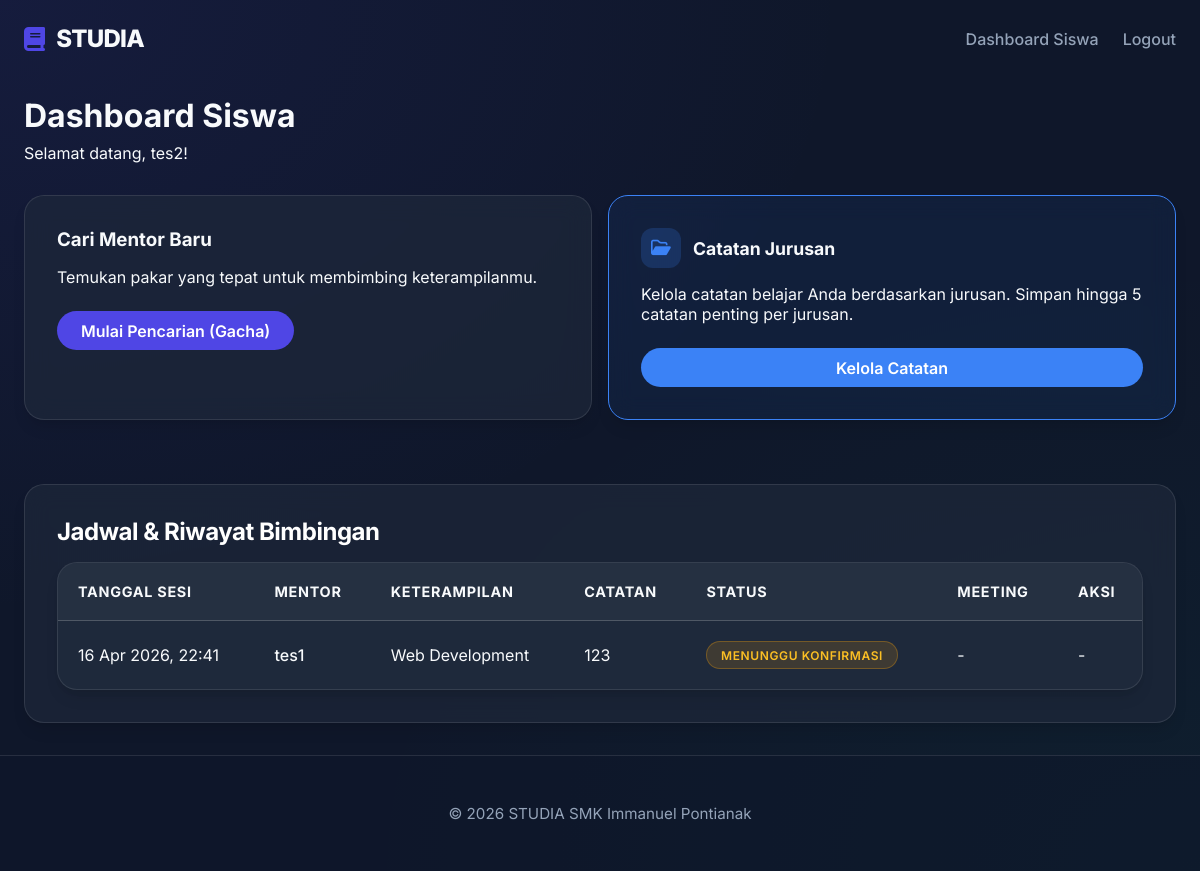
The page /student (signed in) on the database its author committed.
### tables this page shows
CREATE TABLE `student_profiles` (
  `id` int NOT NULL,
  `user_id` int NOT NULL,
  `full_name` varchar(100) NOT NULL,
  `email` varchar(100) DEFAULT NULL,
  `phone` varchar(20) DEFAULT NULL,
  `address` text,
  `interest` text
);

CREATE TABLE `sessions` (
  `id` int NOT NULL,
  `student_id` int NOT NULL,
  `mentor_id` int NOT NULL,
  `skill_id` int NOT NULL,
  `session_date` datetime NOT NULL,
  `status` enum('pending','confirmed','rejected','completed') NOT NULL DEFAULT 'pending',
  `notes` text,
  `meeting_link` varchar(255) DEFAULT NULL
);

CREATE TABLE `mentor_profiles` (
  `id` int NOT NULL,
  `user_id` int NOT NULL,
  `skill_id` int NOT NULL,
  `full_name` varchar(100) NOT NULL,
  `email` varchar(100) DEFAULT NULL,
  `phone` varchar(20) DEFAULT NULL,
  `address` text,
  `experience` text,
  `status` enum('pending','approved','rejected') NOT NULL DEFAULT 'pending',
  `feedback` text
);

CREATE TABLE `skills` (
  `id` int NOT NULL,
  `name` varchar(100) NOT NULL,
  `description` text
);

### app/core/Controller.php (called while the page is built, shortened)
<?php
class Controller
{
    public function view($view, $data = [])
    {
        $data['csrf_token'] = $_SESSION['csrf_token'];
        require_once '../app/views/' . $view . '.php';
    }
    public function render($view, $data = [])
    {
        $this->view($view, $data);
    }
    public function model($model)
    {
        return new $model;
    }
}

### app/controllers/Student.php (called while the page is built, shortened)
<?php
class Student extends Controller
{
    public function index()
    {
        $uid = $_SESSION['user']['id'];
        $this->render('student/index', [
            'judul' => 'Dashboard Siswa',
            'profile' => $this->model('Student_model')->getStudentProfile($uid),
            'sessions' => $this->model('Student_model')->getStudentSessions($uid),
        ]);
    }
}

### app/core/App.php (called while the page is built, shortened)
<?php
class App {
    protected $method = 'index';
    protected $params = [];
    public function __construct()
    {
        $url = $this->parseURL();
        if( isset($url[0]) && file_exists('../app/controllers/' . ucfirst($url[0]) . '.php') ) {
            $this->controller = ucfirst($url[0]);
        }
        $this->controller = new $this->controller;
        call_user_func_array([$this->controller, $this->method], $this->params);
    }
    public function parseURL()
    {
        $url = "";
        if( isset($_GET['url']) ) {
            $url = $_GET['url'];
        }
        if ($url) {
            $url = ltrim($url, '/');
            $url = rtrim($url, '/');
            $url = filter_var($url, FILTER_SANITIZE_URL);
            $url = explode('/', $url);
            return $url;
        }
        return [];
    }
}

### public/index.php (called while the page is built, shortened)
<?php
$app = new App();

### app/core/Database.php (called while the page is built, shortened)
<?php
class Database
{
    private $dbh;
    private $stmt;
    public function __construct()
    {
        $dsn = 'mysql:host=' . DB_HOST . ';dbname=' . DB_NAME . ';charset=utf8mb4';
        try {
            $this->dbh = new PDO($dsn, DB_USER, DB_PASS, [
                PDO::ATTR_PERSISTENT => true,
                PDO::ATTR_ERRMODE => PDO::ERRMODE_EXCEPTION,
                PDO::ATTR_DEFAULT_FETCH_MODE => PDO::FETCH_ASSOC,
            ]);
        } catch (PDOException $e) {
            die($e->getMessage());
        }
    }
    public function query($sql)
    {
        $this->stmt = $this->dbh->prepare($sql);
    }
    public function bind($param, $value, $type = null)
    {
        if ($type === null) {
            $type = match (true) {
                is_int($value) => PDO::PARAM_INT,
                is_bool($value) => PDO::PARAM_BOOL,
                is_null($value) => PDO::PARAM_NULL,
                default => PDO::PARAM_STR,
            };
        }
        $this->stmt->bindValue($param, $value, $type);
    }
    public function execute()
    {
        $this->stmt->execute();
    }
    public function resultSet()
    {
        $this->execute();
        return $this->stmt->fetchAll();
    }
    public function single()
    {
        $this->execute();
        return $this->stmt->fetch();
    }
    public function run($sql, array $params = [])
    {
        $this->query($sql);
        foreach ($params as $key => $val) {
            $this->bind($key, $val);
        }
        return $this;
    }
}

### app/models/Student_model.php (called while the page is built, shortened)
<?php
class Student_model {
    private $db;
    public function __construct()
    {
        $this->db = new Database;
    }
    public function getStudentProfile($user_id)
    {
        return $this->db->run(
            "SELECT * FROM student_profiles WHERE user_id = :user_id",
            ['user_id' => $user_id]
        )->single();
    }
    public function getStudentSessions($student_id)
    {
        return $this->db->run(
            "SELECT s.*, m.full_name AS mentor_name, sk.name AS skill_name
             FROM sessions s
             JOIN mentor_profiles m ON s.mentor_id = m.user_id
             JOIN skills sk         ON s.skill_id  = sk.id
             WHERE s.student_id = :student_id
             ORDER BY s.session_date DESC",
            ['student_id' => $student_id]
        )->resultSet();
    }
}

### app/views/student/index.php (the view, shortened to what this page needs)
<div class="container">
    <div style="margin-bottom: 2rem;">
        <h1 style="font-size: 2rem; margin-bottom: 0.5rem;">Dashboard Siswa</h1>
        <p class="text-muted">Selamat datang, <?= htmlspecialchars($data['profile']['full_name']); ?>!</p>
    </div>
    <div style="display: grid; grid-template-columns: minmax(0, 1fr); gap: 2rem;">
        <div style="display: flex; gap: 1rem; flex-wrap: wrap;">
            <?php if(empty($data['profile']['interest'])): ?>
                <div class="glass-card" style="flex: 1; min-width: min(100%, 320px); text-align: center; background: rgba(79, 70, 229, 0.1); border-color: var(--primary-color);">
                    <h3 style="margin-bottom: 1rem;">Mulai Perjalanan Belajar</h3>
                    <p class="text-muted" style="margin-bottom: 1.5rem;">Ikuti kuesioner singkat untuk rekomendasi keterampilan yang cocok.</p>
                    <a href="<?= BASEURL; ?>/student/questionnaire" class="btn-primary" style="display: inline-block;">Ikuti Kuesioner</a>
                </div>
            <?php else: ?>
                <div class="glass-card" style="flex: 1; min-width: min(100%, 320px);">
                    <h3 style="margin-bottom: 1rem;">Cari Mentor Baru</h3>
                    <p class="text-muted" style="margin-bottom: 1.5rem;">Temukan pakar yang tepat untuk membimbing keterampilanmu.</p>
                    <a href="<?= BASEURL; ?>/student/select_skill" class="btn-primary" style="display: inline-block;">Mulai Pencarian (Gacha)</a>
                </div>
            <?php endif; ?>
            <div class="glass-card" style="flex: 1; min-width: min(100%, 320px); background: rgba(59, 130, 246, 0.08); border-color: #3b82f6; display: flex; flex-direction: column;">
                <div style="display: flex; align-items: center; gap: 0.75rem; margin-bottom: 1rem;">
                    <div style="width: 2.5rem; height: 2.5rem; background: rgba(59, 130, 246, 0.2); border-radius: 0.75rem; display: flex; align-items: center; justify-content: center; color: #3b82f6; font-size: 1.1rem;">
                        <i class="fa-regular fa-folder-open"></i>
                    </div>
                    <h3 style="font-size: 1.1rem; margin: 0;">Catatan Jurusan</h3>
                </div>
                <p class="text-muted" style="margin-bottom: 1.5rem; flex: 1;">Kelola catatan belajar Anda berdasarkan jurusan. Simpan hingga 5 catatan penting per jurusan.</p>
                <a href="<?= BASEURL; ?>/student/skill_exchange" class="btn-primary" style="display: inline-block; text-align: center; background: #3b82f6; border-color: #3b82f6;">Kelola Catatan</a>
            </div>
        </div>
        <div class="glass-card" style="min-width: 0; max-width: 100%;">
            <h2 class="card-title" style="text-align: left; font-size: 1.5rem; margin-bottom: 1rem;">Jadwal & Riwayat Bimbingan</h2>
            <?php if(empty($data['sessions'])): ?>
                <p class="text-muted text-center" style="padding: 2rem 0;">Belum ada riwayat bimbingan. Cari mentor terlebih dahulu.</p>
            <?php else: ?>
                <div class="table-container" style="margin-top: 0;">
                    <table>
                        <thead>
                            <tr>
                                <th>Tanggal Sesi</th>
                                <th>Mentor</th>
                                <th>Keterampilan</th>
                                <th>Catatan</th>
                                <th>Status</th>
                                <th>Meeting</th>
                                <th>Aksi</th>
                            </tr>
                        </thead>
                        <tbody>
                            <?php foreach($data['sessions'] as $session): ?>
                            <tr>
                                <td><?= date('d M Y, H:i', strtotime($session['session_date'])); ?></td>
                                <td style="font-weight: 500;"><?= htmlspecialchars($session['mentor_name']); ?></td>
                                <td><?= htmlspecialchars($session['skill_name']); ?></td>
                                <td><?= htmlspecialchars($session['notes']); ?></td>
                                <td>
                                    <?php if($session['status'] == 'pending'): ?>
                                        <span class="badge badge-pending">Menunggu Konfirmasi</span>
                                    <?php elseif($session['status'] == 'confirmed'): ?>
                                        <span class="badge badge-success">Dikonfirmasi</span>
                                    <?php elseif($session['status'] == 'rejected'): ?>
                                        <span class="badge badge-danger">Ditolak</span>
                                    <?php else: ?>
                                        <span class="badge" style="background:#6b7280;">Selesai</span>
                                    <?php endif; ?>
                                </td>
                                <td>
                                    <?php if($session['status'] == 'confirmed' && !empty($session['meeting_link'])): ?>
                                        <a href="<?= htmlspecialchars($session['meeting_link']); ?>" target="_blank" class="text-link"><i class="fa-solid fa-video"></i> Link Zoom</a>
                                    <?php else: ?>
                                        <span class="text-muted">-</span>
                                    <?php endif; ?>
                                </td>
                                <td>
                                    <?php if($session['status'] == 'confirmed' || $session['status'] == 'completed'): ?>
                                        <a href="<?= BASEURL; ?>/student/chat/<?= $session['id']; ?>" class="btn-small btn-secondary"><i class="fa-regular fa-comment-dots"></i> Chat</a>
                                    <?php else: ?>
                                        <span class="text-muted">-</span>
                                    <?php endif; ?>
                                </td>
                            </tr>
                            <?php endforeach; ?>
                        </tbody>
                    </table>
                </div>
            <?php endif; ?>
        </div>
    </div>
</div>

### public/css/style.css (style rules this page uses)
:root { --primary-color: #4f46e5; --primary-hover: #4338ca; --secondary-color: #10b981; --background-dark: #0f172a; --surface-dark: #1e293b; --border-color: rgba(255, 255, 255, 0.1); --text-main: #f8fafc; --text-muted: #94a3b8; --shadow-sm: 0 1px 2px 0 rgba(0, 0, 0, 0.05); --shadow-md: 0 4px 6px -1px rgba(0, 0, 0, 0.1), 0 2px 4px -1px rgba(0, 0, 0, 0.06); --shadow-lg: 0 10px 15px -3px rgba(0, 0, 0, 0.1), 0 4px 6px -2px rgba(0, 0, 0, 0.05); --shadow-xl: 0 20px 25px -5px rgba(0, 0, 0, 0.2), 0 10px 10px -5px rgba(0, 0, 0, 0.1); --transition: all 0.2s cubic-bezier(0.4, 0, 0.2, 1); --glass-bg: rgba(30, 41, 59, 0.7); --glass-border: rgba(255, 255, 255, 0.1); }
* { margin: 0; padding: 0; box-sizing: border-box; font-family: 'Inter', sans-serif; }
body { background-color: var(--background-dark); background-image: radial-gradient(at 0% 0%, rgba(79, 70, 229, 0.1) 0px, transparent 50%), radial-gradient(at 100% 100%, rgba(16, 185, 129, 0.05) 0px, transparent 50%); color: var(--text-main); min-height: 100vh; display: flex; flex-direction: column; overflow-x: hidden; }
.container { width: 100%; max-width: 1200px; margin: 0 auto; padding: 0 1.5rem; }
.btn-primary { background: var(--primary-color); color: white !important; padding: 0.6rem 1.5rem; border-radius: 9999px; font-weight: 600; text-decoration: none; transition: var(--transition); }
.table-container { background: var(--surface-dark); border-radius: 1.25rem; border: 1px solid var(--border-color); overflow: hidden; margin-top: 2rem; box-shadow: var(--shadow-lg); }
table { width: 100%; border-collapse: collapse; }
th, td { padding: 1.25rem; text-align: left; border-bottom: 1px solid var(--border-color); }
th { background: rgba(255, 255, 255, 0.03); font-weight: 700; color: var(--text-main); font-size: 0.9rem; text-transform: uppercase; letter-spacing: 0.05em; }
tr:last-child td { border-bottom: none; }
.glass-card { background: var(--glass-bg); backdrop-filter: blur(12px); -webkit-backdrop-filter: blur(12px); border: 1px solid var(--border-color); border-radius: 1.25rem; padding: 2rem; margin-bottom: 2rem; box-shadow: var(--shadow-lg); }
.card-title { font-size: 1.5rem; font-weight: 700; margin-bottom: 1.5rem; color: white; letter-spacing: -0.02em; }
.badge { padding: 0.35rem 0.85rem; border-radius: 999px; font-size: 0.75rem; font-weight: 600; letter-spacing: 0.05em; text-transform: uppercase; display: inline-block; }
.badge-pending { background: rgba(245, 158, 11, 0.15); color: #fbbf24; border: 1px solid rgba(245, 158, 11, 0.3); }

### rows shown on the page
student_profiles: full_name "tes2"
sessions: session_date "16 Apr 2026, 22:41", mentor_profiles.full_name "tes1", skill.name "Web Development", notes "123", status "MENUNGGU KONFIRMASI"

### other values the page prints
$brand['name'] "STUDIA"
